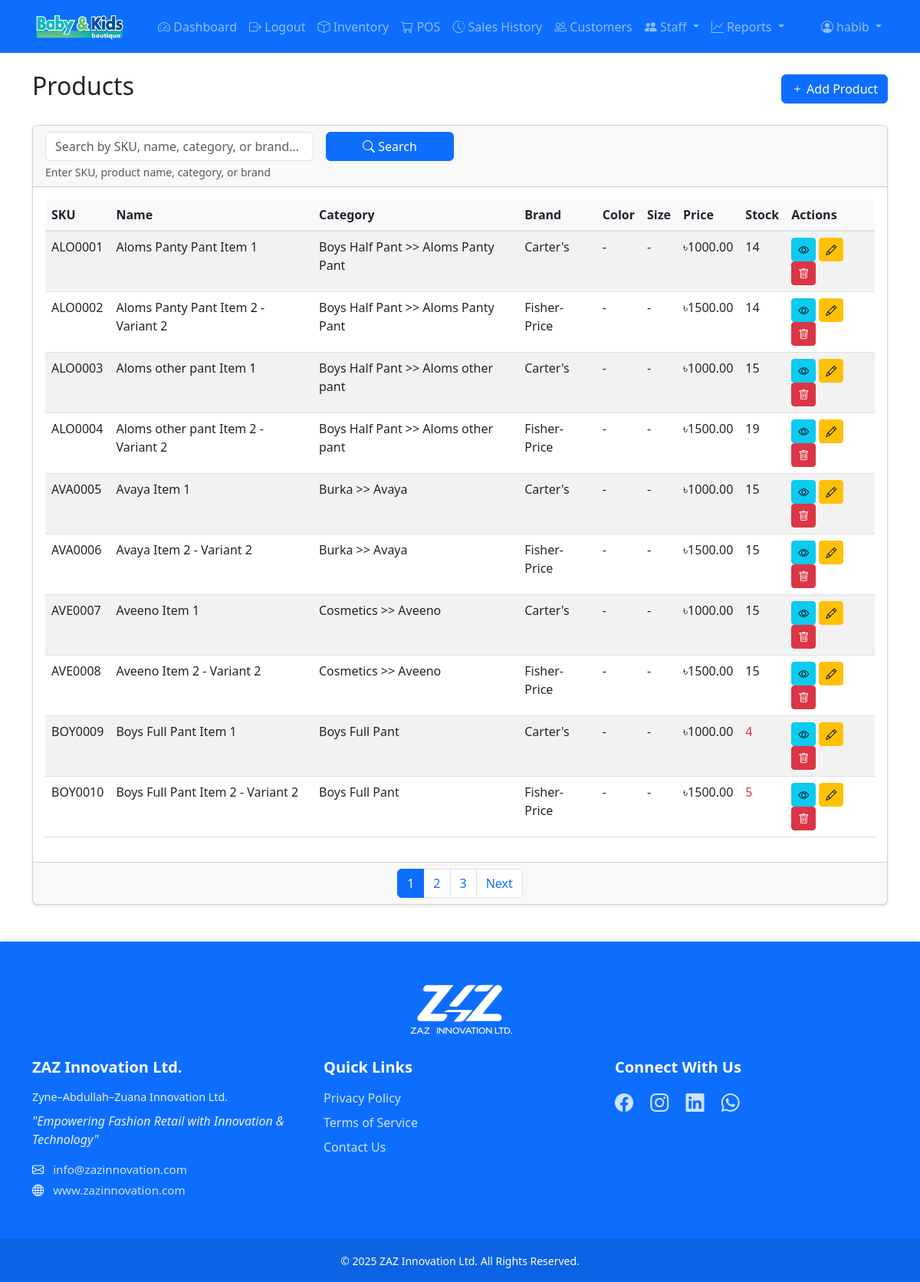
The page /inventory/ (signed in) on the database its author committed.
### inventory/models.py (models this page shows, shortened)
class Product(models.Model):
    name = models.CharField(max_length=200)
    description = models.TextField()
    color = models.ForeignKey(Color, on_delete=models.SET_NULL, null=True, blank=True)
    size = models.ForeignKey(Size, on_delete=models.SET_NULL, null=True, blank=True)
    price = models.DecimalField(max_digits=10, decimal_places=2, validators=[MinValueValidator(0)])
    category = models.ForeignKey(Category, on_delete=models.PROTECT)
    brand = models.ForeignKey(Brand, on_delete=models.PROTECT)
    supplier = models.ForeignKey(Supplier, on_delete=models.PROTECT)
    image = models.ImageField(upload_to='products/', null=True, blank=True)
    sku = models.CharField(max_length=50, unique=True)
    created_at = models.DateTimeField(auto_now_add=True)
    updated_at = models.DateTimeField(auto_now=True)
    is_active = models.BooleanField(default=True)

class Category(models.Model):
    name = models.CharField(max_length=100)
    description = models.TextField(blank=True)
    parent = models.ForeignKey('self', on_delete=models.CASCADE, null=True, blank=True, related_name='children')
    created_at = models.DateTimeField(auto_now_add=True, null=True)
    updated_at = models.DateTimeField(auto_now=True, null=True)
    def get_hierarchy(self):
        if self.parent:
            return f"{self.parent.get_hierarchy()} >> {self.name}"
        return self.name
    class Meta:
        verbose_name_plural = "Categories"
        ordering = ['name']

class Brand(models.Model):
    name = models.CharField(max_length=100)

### inventory/views.py (the view, shortened to what this page needs)
# urls.py: path('', views.ProductListView.as_view(), name='product-list'),
class ProductListView(LoginRequiredMixin, ListView):
    model = Product
    template_name = 'inventory/product_list.html'
    context_object_name = 'products'
    paginate_by = 10
    def get_queryset(self):
        queryset = super().get_queryset()
        queryset = queryset.select_related('category', 'brand', 'supplier', 'inventory')
        queryset = queryset.filter(is_active=True)
        search_query = self.request.GET.get('search')
        return queryset
    def get_context_data(self, **kwargs):
        context = super().get_context_data(**kwargs)
        for product in context['products']:
            Inventory.objects.get_or_create(
                product=product,
                defaults={
                    'quantity': 0,
                    'low_stock_threshold': 5
                }
            )
        return context

### templates/inventory/product_list.html (shortened to what this page needs)
{% extends 'base.html' %}
{% block content %}
<div class="d-flex justify-content-between align-items-center mb-4">
    <h2>Products</h2>
    {% if perms.inventory.add_product %}
    <a href="{% url 'inventory:product-add' %}" class="btn btn-primary">
        <i class="bi bi-plus"></i> Add Product
    </a>
    {% endif %}
</div>
<div class="card">
    <div class="card-header">
        <form method="get" class="row g-3">
            <div class="col-md-4">
                <input type="text" name="search" class="form-control"
                       placeholder="Search by SKU, name, category, or brand..."
                       value="{{ request.GET.search }}"
                       aria-label="Search products">
                <div class="form-text">Enter SKU, product name, category, or brand</div>
            </div>
            <div class="col-md-2">
                <button type="submit" class="btn btn-primary w-100">
                    <i class="bi bi-search"></i> Search
                </button>
            </div>
        </form>
    </div>
    <div class="card-body">
        <div class="table-responsive">
            <table class="table table-striped">
                <thead>
                    <tr>
                        <th>SKU</th>
                        <th>Name</th>
                        <th>Category</th>
                        <th>Brand</th>
                        <th>Color</th>
                        <th>Size</th>
                        <th>Price</th>
                        <th>Stock</th>
                        <th>Actions</th>
                    </tr>
                </thead>
                <tbody>
                    {% for product in products %}
                    <tr>
                        <td>{{ product.sku }}</td>
                        <td>{{ product.name }}</td>
                        <td>{{ product.category.get_hierarchy }}</td>
                        <td>{{ product.brand.name }}</td>
                        <td>{{ product.color.name|default:'-' }}</td>
                        <td>{{ product.size.name|default:'-' }}</td>
                        <td>৳{{ product.price }}</td>
                        <td>
                            {% with stock=product.inventory.quantity %}
                            <span class="{% if stock <= product.inventory.low_stock_threshold %}text-danger{% endif %}">
                                {{ stock }}
                            </span>
                            {% endwith %}
                        </td>
                        <td>
                            <a href="{% url 'inventory:product-detail' product.pk %}" class="btn btn-sm btn-info">
                                <i class="bi bi-eye"></i>
                            </a>
                            {% if perms.inventory.change_product %}
                            <a href="{% url 'inventory:product-edit' product.pk %}" class="btn btn-sm btn-warning">
                                <i class="bi bi-pencil"></i>
                            </a>
                            {% endif %}
                            {% if perms.inventory.delete_product %}
                            <a href="{% url 'inventory:product-delete' product.pk %}" class="btn btn-sm btn-danger">
                                <i class="bi bi-trash"></i>
                            </a>
                            {% endif %}
                        </td>
                    </tr>
                    {% empty %}
                    <tr>
                        <td colspan="7" class="text-center">No products found.</td>
                    </tr>
                    {% endfor %}
                </tbody>
            </table>
        </div>
    </div>
    {% if is_paginated %}
    <div class="card-footer">
        <nav>
            <ul class="pagination justify-content-center mb-0">
                {% for num in page_obj.paginator.page_range %}
                    {% if page_obj.number == num %}
                    <li class="page-item active">
                        <span class="page-link">{{ num }}</span>
                    </li>
                    {% elif num > page_obj.number|add:'-3' and num < page_obj.number|add:'3' %}
                    <li class="page-item">
                        <a class="page-link" href="?page={{ num }}{% if request.GET.search %}&search={{ request.GET.search }}{% endif %}">{{ num }}</a>
                    </li>
                    {% endif %}
                {% endfor %}
                {% if page_obj.has_next %}
                <li class="page-item">
                    <a class="page-link" href="?page={{ page_obj.next_page_number }}{% if request.GET.search %}&search={{ request.GET.search }}{% endif %}">Next</a>
                </li>
                {% endif %}
            </ul>
        </nav>
    </div>
    {% endif %}
</div>
{% endblock %}

### templates/base.html (shortened to what this page needs)
<!DOCTYPE html>
<html lang="en">
<head>
    <link href="https://cdn.jsdelivr.net/npm/bootstrap@5.3.0/dist/css/bootstrap.min.css" rel="stylesheet">
    <link href="https://cdn.jsdelivr.net/npm/bootstrap-icons@1.7.2/font/bootstrap-icons.css" rel="stylesheet">
    {% load static %}
    <link rel="stylesheet" href="{% static 'css/main.css' %}?v=1.1">
</head>
<body>
    <nav class="navbar navbar-expand-lg navbar-dark bg-primary">
        <div class="container">
            <a class="navbar-brand" href="{% url 'dashboard:dashboard' %}">
                <img src="{% static 'images/logo.png' %}" alt="Kids Store" height="40">
            </a>
            <div class="collapse navbar-collapse" id="navbarNav">
                {% if user.is_authenticated %}
                <ul class="navbar-nav me-auto">
                    <li class="nav-item">
                        <a class="nav-link" href="{% url 'dashboard:dashboard' %}">
                            <i class="bi bi-speedometer2"></i> Dashboard
                        </a>
                    </li>
                    <li class="nav-item">
                        <form method="post" action="{% url 'logout' %}" class="d-inline">
                            <button type="submit" class="nav-link border-0 bg-transparent">
                                <i class="bi bi-box-arrow-right"></i> Logout
                            </button>
                        </form>
                    </li>
                    <li class="nav-item">
                        <a class="nav-link" href="{% url 'inventory:product-list' %}">
                            <i class="bi bi-box"></i> Inventory
                        </a>
                    </li>
                    <li class="nav-item">
                        <a class="nav-link" href="{% url 'sales:pos' %}">
                            <i class="bi bi-cart"></i> POS
                        </a>
                    </li>
                    <li class="nav-item">
                        <a class="nav-link" href="{% url 'sales:sale-list' %}">
                            <i class="bi bi-clock-history"></i> Sales History
                        </a>
                    </li>
                    <li class="nav-item">
                        <a class="nav-link" href="{% url 'accounts:customer-list' %}">
                            <i class="bi bi-people"></i> Customers
                        </a>
                    </li>
                    {% if user.is_staff %}
                    <li class="nav-item dropdown">
                        <a class="nav-link dropdown-toggle" href="#" role="button" data-bs-toggle="dropdown">
                            <i class="bi bi-people-fill"></i> Staff
                        </a>
                    </li>
                    {% endif %}
                    {% if user.is_staff %}
                    <li class="nav-item dropdown">
                        <a class="nav-link dropdown-toggle" href="#" role="button" data-bs-toggle="dropdown">
                            <i class="bi bi-graph-up"></i> Reports
                        </a>
                    </li>
                    {% endif %}
                </ul>
                <ul class="navbar-nav">
                    <li class="nav-item dropdown">
                        <a class="nav-link dropdown-toggle" href="#" role="button" data-bs-toggle="dropdown">
                            <i class="bi bi-person-circle"></i> {{ user.username }}
                        </a>
                    </li>
                </ul>
                {% endif %}
            </div>
        </div>
    </nav>
    <div class="container mt-4">
        {% block content %}{% endblock %}
    </div>
    <footer class="footer bg-primary text-white mt-5">
        <div class="container py-5">
            <div class="footer-logo text-center mb-4">
                <img src="{% static 'images/logo-zaz.png' %}" alt="ZAZ Innovation Ltd." class="footer-brand-logo">
            </div>
            <div class="row">
                <div class="col-lg-4 mb-4 mb-lg-0">
                    <h5 class="mb-3">ZAZ Innovation Ltd.</h5>
                    <p class="company-full-name mb-2">Zyne–Abdullah–Zuana Innovation Ltd.</p>
                    <p class="tagline mb-3">"Empowering Fashion Retail with Innovation & Technology"</p>
                    <div class="contact-info">
                        <p class="mb-1"><i class="bi bi-envelope"></i> <a href="mailto:info@zazinnovation.com">info@zazinnovation.com</a></p>
                        <p class="mb-1"><i class="bi bi-globe"></i> <a href="https://www.zazinnovation.com" target="_blank">www.zazinnovation.com</a></p>
                    </div>
                </div>
                <div class="col-lg-4 mb-4 mb-lg-0">
                    <h5 class="mb-3">Quick Links</h5>
                    <ul class="list-unstyled">
                        <li class="mb-2"><a href="#">Privacy Policy</a></li>
                        <li class="mb-2"><a href="#">Terms of Service</a></li>
                        <li class="mb-2"><a href="#">Contact Us</a></li>
                    </ul>
                </div>
                <div class="col-lg-4">
                    <h5 class="mb-3">Connect With Us</h5>
                    <div class="social-icons">
                        <a href="#" class="me-3" title="Facebook"><i class="bi bi-facebook"></i></a>
                        <a href="#" class="me-3" title="Instagram"><i class="bi bi-instagram"></i></a>
                        <a href="#" class="me-3" title="LinkedIn"><i class="bi bi-linkedin"></i></a>
                        <a href="#" class="me-3" title="WhatsApp"><i class="bi bi-whatsapp"></i></a>
                    </div>
                </div>
            </div>
        </div>
        <div class="copyright-bar py-3">
            <div class="container text-center">
                <small>© 2025 ZAZ Innovation Ltd. All Rights Reserved.</small>
            </div>
        </div>
    </footer>
</body>
</html>

### static/css/main.css (style rules this page uses)
.card { transition: transform 0.2s; box-shadow: 0 2px 4px rgba(0,0,0,0.1); }
.table th { background-color: #f8f9fa; border-bottom: 2px solid #dee2e6; }
.navbar .nav-link { padding: 0.5rem 1rem; transition: color 0.2s; }
.footer { margin-top: auto; box-shadow: 0 -2px 10px rgba(0,0,0,0.1); }
.footer-logo { margin-bottom: 2rem; }
.footer-brand-logo { height: 80px; width: auto; filter: brightness(0) invert(1); transition: transform 0.3s ease; }
.footer h5 { font-weight: 600; margin-bottom: 1.5rem; }
.footer a { color: rgba(255,255,255,0.8); text-decoration: none; transition: color 0.2s ease; }
.footer .company-full-name { font-size: 0.9rem; color: rgba(255,255,255,0.9); }
.footer .tagline { font-style: italic; color: rgba(255,255,255,0.9); }
.footer .contact-info { font-size: 0.95rem; }
.footer .contact-info i { margin-right: 0.5rem; }
.footer .social-icons { font-size: 1.5rem; }
.footer .social-icons a { transition: transform 0.2s ease; display: inline-block; }
.footer .copyright-bar { background-color: rgba(0,0,0,0.1); }
body { min-height: 100vh; display: flex; flex-direction: column; }
.navbar-brand { padding: 0.25rem 0; margin-right: 2rem; }
.navbar-brand { padding: 0.25rem 0; }
.navbar-brand img { height: 45px; width: auto; object-fit: contain; display: block; }

### rows shown on the page
Product: sku "ALO0001", name "Aloms Panty Pant Item 1", category.get_hierarchy "Boys Half Pant >> Aloms Panty Pant", brand.name "Carter's", color.name "-", size.name "-", price "1000.00", inventory.quantity "14"
Product: sku "ALO0002", name "Aloms Panty Pant Item 2 - Variant 2", category.get_hierarchy "Boys Half Pant >> Aloms Panty Pant", brand.name "Fisher-Price", color.name "-", size.name "-", price "1500.00", inventory.quantity "14"
Product: sku "ALO0003", name "Aloms other pant Item 1", category.get_hierarchy "Boys Half Pant >> Aloms other pant", brand.name "Carter's", color.name "-", size.name "-", price "1000.00", inventory.quantity "15"
Product: sku "ALO0004", name "Aloms other pant Item 2 - Variant 2", category.get_hierarchy "Boys Half Pant >> Aloms other pant", brand.name "Fisher-Price", color.name "-", size.name "-", price "1500.00", inventory.quantity "19"
Product: sku "AVA0005", name "Avaya Item 1", category.get_hierarchy "Burka >> Avaya", brand.name "Carter's", color.name "-", size.name "-", price "1000.00", inventory.quantity "15"
Product: sku "AVA0006", name "Avaya Item 2 - Variant 2", category.get_hierarchy "Burka >> Avaya", brand.name "Fisher-Price", color.name "-", size.name "-", price "1500.00", inventory.quantity "15"
Product: sku "AVE0007", name "Aveeno Item 1", category.get_hierarchy "Cosmetics >> Aveeno", brand.name "Carter's", color.name "-", size.name "-", price "1000.00", inventory.quantity "15"
Product: sku "AVE0008", name "Aveeno Item 2 - Variant 2", category.get_hierarchy "Cosmetics >> Aveeno", brand.name "Fisher-Price", color.name "-", size.name "-", price "1500.00", inventory.quantity "15"
Product: sku "BOY0009", name "Boys Full Pant Item 1", category.get_hierarchy "Boys Full Pant", brand.name "Carter's", color.name "-", size.name "-", price "1000.00", inventory.quantity "4"
Product: sku "BOY0010", name "Boys Full Pant Item 2 - Variant 2", category.get_hierarchy "Boys Full Pant", brand.name "Fisher-Price", color.name "-", size.name "-", price "1500.00", inventory.quantity "5"

### other values the page prints
{{ user.username }} "habib"
{{ num }} "1"
{{ num }} "2" "3"
